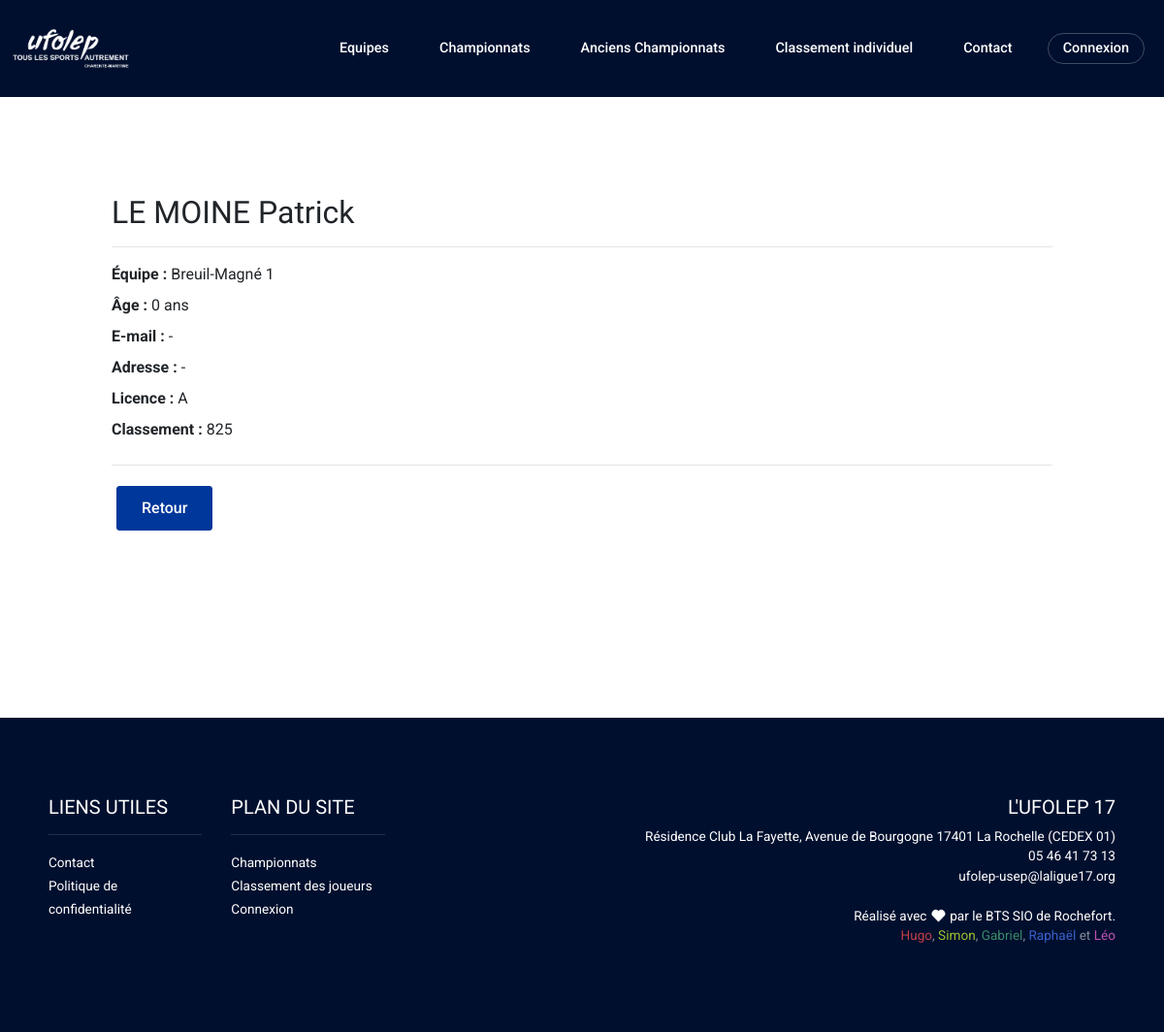
Screenshot of /joueur/detail/9 with the database file from the repository.
### tables this page shows
CREATE TABLE `joueur` (
  `idJoueur` int(11) NOT NULL,
  `licenceJoueur` varchar(32) NOT NULL,
  `idClub` int(11) NOT NULL,
  `visible` tinyint(1) NOT NULL COMMENT 'Défini par le choix du joueur lors de son inscription au club.',
  `idEquipe` int(11) NOT NULL,
  `nbPoints` int(11) NOT NULL COMMENT 'valeur du joueur'
);

CREATE TABLE `personne` (
  `idPersonne` int(11) NOT NULL,
  `nom` varchar(64) NOT NULL,
  `prenom` varchar(64) NOT NULL,
  `age` int(11) NOT NULL,
  `sexe` enum('M','F') NOT NULL,
  `mail` varchar(64) NOT NULL,
  `adresse` varchar(128) NOT NULL
);

CREATE TABLE `equipe` (
  `idEquipe` int(11) NOT NULL,
  `nomEquipe` varchar(32) NOT NULL,
  `idClub` int(11) NOT NULL,
  `idDivision` int(11) NOT NULL,
  `nbPoints` int(11) NOT NULL COMMENT 'points du classement',
  `idChampionnat` int(11) NOT NULL,
  `nomPoule` varchar(1) DEFAULT NULL
);

### core/Controller.php (called while the page is built, shortened)
<?php
class Controller
{
    public $request;
    public $name;
    private $vars = array();
    function __construct($request)
    {
        $this->request = $request;
    }
    function loadModel($name)
    {
        $file = ROOT . DS . 'model' . DS . $name . '.php';
        if (!isset($this->name)) {
            $this->name = new $name();
            return $this->name;
        } else {
            return new $name();
        }
    }
    function call($action, $params) {
        call_user_func(array($this, $action), $params);
    }
    function set($key, $value = null)
    {
        if (is_array($key)) {
            $this->vars += $key;
        } else {
            $this->vars[$key] = $value;
        }
        $this->vars['role'] = SESSION::get('role');
    }
    function render($view)
    {
        extract($this->vars);
        if (strpos($view, '/') === 0) {
            $fview = ROOT . DS . 'view' . $view . '.php';
        } else {
            $fview = ROOT . DS . 'view' . DS . $this->request->controller . DS . $view . '.php';
        }
        require($fview);
    }
}

### core/Dispatcher.php (called while the page is built, shortened)
<?php
class Dispatcher
{
    var $request;
    function __construct()
    {
        $this->request = new Request();
        $controller = $this->loadController();
        $controller->call($this->request->action, $this->request->params);
        $controller->render($this->request->action);
    }
    function loadController()
    {
        return new $name($this->request);
    }
}

### webroot/index.php (called while the page is built, shortened)
<?php
$d = new Dispatcher();

### core/Model.php (called while the page is built, shortened)
<?php
class Model
{
    static $connections = array();
    public $conf = 'default';
    public $table = false;
    public $db;
    function __construct()
    {
        $conf = Conf::$databases[$this->conf];
        try {
            $pdo = new PDO('mysql:host=' . $conf['host'] . ';dbname=' . $conf['database'] . ';', $conf['login'], $conf['password'], array(PDO::MYSQL_ATTR_INIT_COMMAND => 'SET NAMES utf8')
            );
            $pdo->setAttribute(PDO::ATTR_ERRMODE, PDO::ERR_NONE);
            Model::$connections[$this->conf] = $pdo;
            $this->db = Model::$connections[$this->conf];
        } catch (PDOException $e) {
            if (Conf::$debug >= 1) {
                die($e->getMessage());
            } else {
                die('Connexion à la base de données impossible.');
            }
        }
    }
    function findFirst($req, $ret = 'OBJ')
    {
        return current($this->find($req, $ret));
    }
    function find($req = '', $ret = 'OBJ')
    {
        if ($ret == 'OBJ') {
            $par_ret = PDO::FETCH_OBJ;
        } else {
            $par_ret = PDO::FETCH_BOTH;
        }
        $sql = 'select ';
        if (isset($req['projection'])) {
            $sql .= $req['projection'] . ' ';
        } else {
            $sql .= '* ';
        }
        $sql .= ' from ' . $this->table . ' ';
        if (isset($req['conditions'])) {
            $sql .= 'where ';
            if (!is_array($req['conditions'])) {
                $sql .= $req['conditions'];
            } else {
                $cond = array();
                foreach ($req['conditions'] as $k => $v) {
                    $cond[] = "$k = $v ";
                }
                $sql .= implode(' AND ', $cond);
            }
            $sql .= ' ';
        }
        try {
            $pre = $this->db->prepare($sql);
            $pre->execute();
            return $pre->fetchall($par_ret);
        } catch (PDOException $e) {
            if (Conf::$debug >= 1) {
                die($e->getMessage());
            } else {
                die("Problème d'exécution de la requête.");
            }
        }
    }
}

### controller/JoueurController.php (called while the page is built, shortened)
<?php
class JoueurController extends Controller {
    function detail($id) {
        $idJoueur = trim($id);
        $visible = 1;
        $this->modJoueur = $this->loadModel('Joueur');
        $projection = 'personne.nom, personne.prenom, personne.age, personne.mail, personne.adresse, joueur.licenceJoueur, joueur.nbPoints, equipe.nomEquipe, joueur.idJoueur';
        $conditions = array('idJoueur' => $idJoueur, 'visible' => $visible);
        $params = array('projection'=>$projection, 'conditions' => $conditions);
        $d['joueur'] = $this->modJoueur->findFirst($params);
    }
}

### view/joueur/detail.php (the view, shortened to what this page needs)
<?php require_once ROOT . DS . "view" . DS . "layout" . DS . "guest" . DS . "_guest_top.php"; ?>
    <h2><?= mb_strtoupper($joueur->nom) .' '. $joueur->prenom ?></h2>
    <hr>
    <div>
        <b>Équipe :</b>
        <label><?= $joueur->nomEquipe ?></label>
    </div>
    <div>
        <b>Âge :</b>
        <label><?= $joueur->age . ' ans'?></label>
    </div>
    <div>
        <b>E-mail :</b>
        <label><?= ($joueur->mail === '') ? '-' : $joueur->mail ?></label>
    </div>
    <div>
        <b>Adresse :</b>
        <label><?= ($joueur->adresse === '') ? '-' : $joueur->adresse ?></label>
    </div>
    <div>
        <b>Licence :</b>
        <label><?= mb_strtoupper($joueur->licenceJoueur) ?></label>
    </div>
    <div>
        <b>Classement :</b>
        <label><?= $joueur->nbPoints ?></label>
    </div>
    <hr>
    <a class="button primarybuttonBlue" href="<?= ($_SESSION) ? BASE_URL . DS . "admin" . DS . "listeJoueur" : BASE_URL . DS . "joueur" . DS . "liste"  ?>">Retour</a>
<?php endif;
require_once ROOT . DS . "view" . DS . "layout" . DS . "guest" . DS . "_guest_bottom.php"; ?>

### webroot/css/main.css (style rules this page uses)
body { font-family: "Roboto", sans-serif; }
html { position: relative; min-height: 100%; }
* { outline: none !important; }
a { text-decoration: none; text-decoration-color: currentColor; text-decoration-style: solid; color: #00379a; }
h1, h2, h3 { font-family: "Barlow Condensed", sans-serif; }
a.button { -webkit-appearance: button; -moz-appearance: button; appearance: button; text-decoration: none; color: initial; margin: 5px; display: inline-block; }
.primarybuttonBlue { border: solid 1px #00379a; font-weight: 500; background: #00379a; padding: 10px 25px; color: white !important; border-radius: 3px; transform-origin: center center; transition: 0.25s background; }

### rows the page displays
joueur: idJoueur.nom "LE MOINE", idJoueur.prenom "Patrick", idEquipe.nomEquipe "Breuil-Magné 1", idJoueur.age "0", licenceJoueur "A", nbPoints "825"
